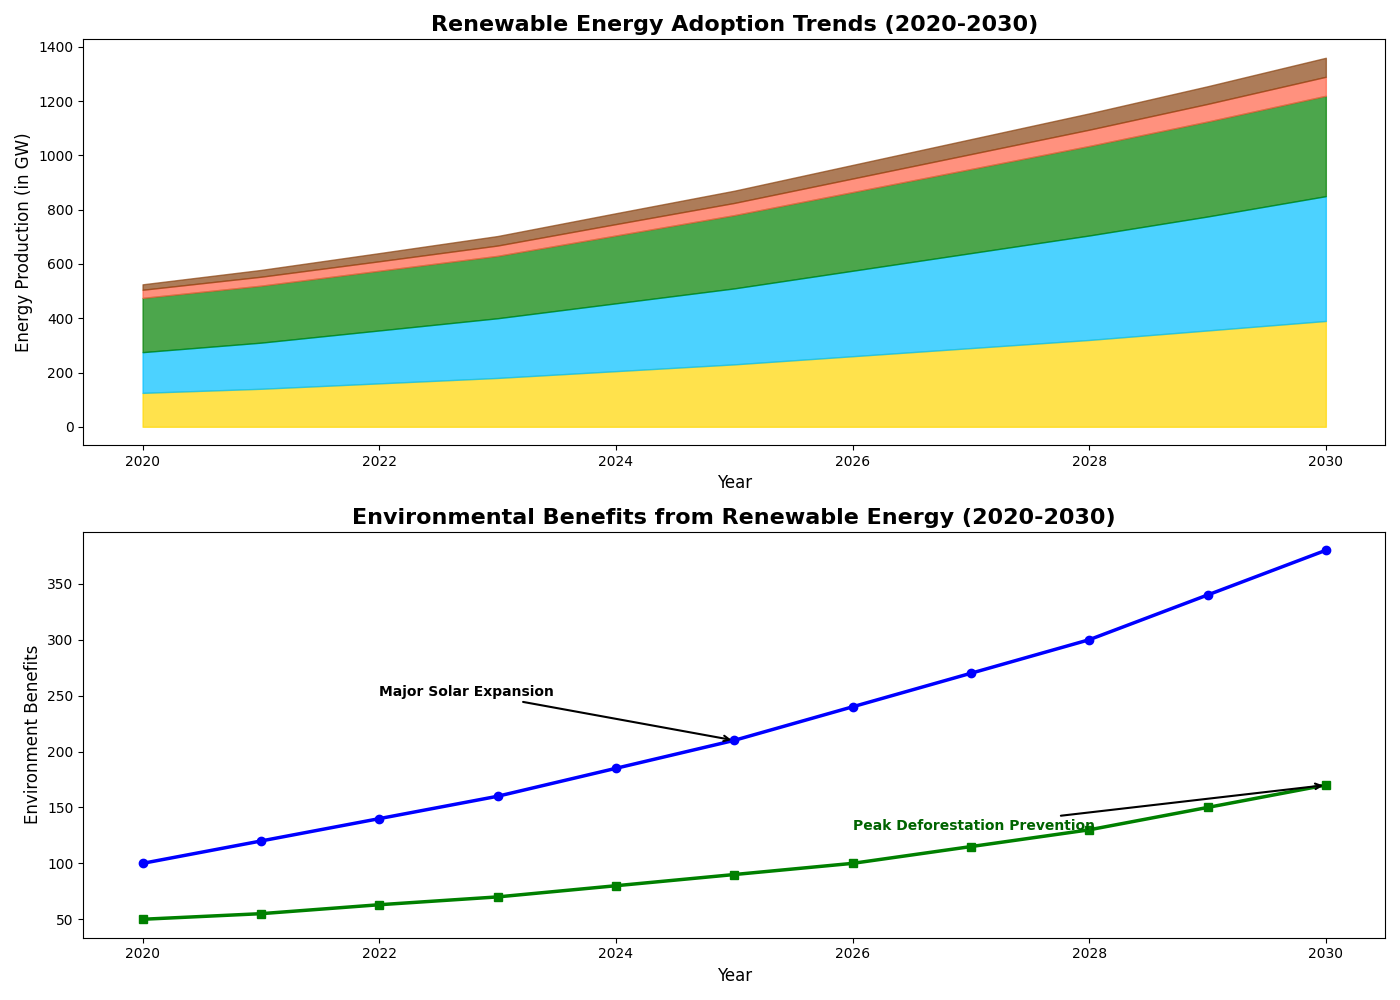

Write the Python code that produced this figure.
import matplotlib.pyplot as plt
import numpy as np

# Data years
years = np.arange(2020, 2031)

# Renewable energy adoption data (in gigawatts)
solar_power = np.array([125, 140, 160, 180, 205, 230, 260, 290, 320, 355, 390])
wind_power = np.array([150, 170, 195, 220, 250, 280, 315, 350, 385, 420, 460])
hydropower = np.array([200, 210, 220, 230, 250, 270, 290, 310, 330, 350, 370])
geothermal = np.array([30, 33, 35, 38, 42, 45, 50, 55, 60, 65, 70])
biomass = np.array([20, 25, 30, 35, 40, 45, 50, 55, 60, 65, 70])

# Environmental benefits data
CO2_reduction = np.array([100, 120, 140, 160, 185, 210, 240, 270, 300, 340, 380])
deforestation_prevented = np.array([50, 55, 63, 70, 80, 90, 100, 115, 130, 150, 170])

# Calculate cumulative data for stacked area plot
cumulative_wind = solar_power + wind_power
cumulative_hydropower = cumulative_wind + hydropower
cumulative_geothermal = cumulative_hydropower + geothermal
cumulative_biomass = cumulative_geothermal + biomass

# Initialize the plot
fig, (ax1, ax2) = plt.subplots(2, 1, figsize=(14, 10))

# Stacked Area plot for Renewable Energy Adoption
ax1.fill_between(years, 0, solar_power, color='#FFD700', alpha=0.7)
ax1.fill_between(years, solar_power, cumulative_wind, color='#00BFFF', alpha=0.7)
ax1.fill_between(years, cumulative_wind, cumulative_hydropower, color='#008000', alpha=0.7)
ax1.fill_between(years, cumulative_hydropower, cumulative_geothermal, color='#FF6347', alpha=0.7)
ax1.fill_between(years, cumulative_geothermal, cumulative_biomass, color='#8B4513', alpha=0.7)

ax1.set_title('Renewable Energy Adoption Trends (2020-2030)', fontsize=16, fontweight='bold')
ax1.set_xlabel('Year', fontsize=12)
ax1.set_ylabel('Energy Production (in GW)', fontsize=12)

# Line plot for Environmental Benefits
ax2.plot(years, CO2_reduction, color='blue', linewidth=2.5, marker='o')
ax2.plot(years, deforestation_prevented, color='green', linewidth=2.5, marker='s')

ax2.set_title('Environmental Benefits from Renewable Energy (2020-2030)', fontsize=16, fontweight='bold')
ax2.set_xlabel('Year', fontsize=12)
ax2.set_ylabel('Environment Benefits', fontsize=12)

# Annotate significant points
ax2.annotate('Major Solar Expansion', xy=(2025, 210), xytext=(2022, 250), 
             arrowprops=dict(facecolor='black', arrowstyle='->', linewidth=1.5), 
             fontsize=10, color='black', fontweight='bold')

ax2.annotate('Peak Deforestation Prevention', xy=(2030, 170), xytext=(2026, 130), 
             arrowprops=dict(facecolor='darkgreen', arrowstyle='->', linewidth=1.5), 
             fontsize=10, color='darkgreen', fontweight='bold')

# Adjust layout to prevent overlap
plt.tight_layout()

# Show plot
plt.show()
